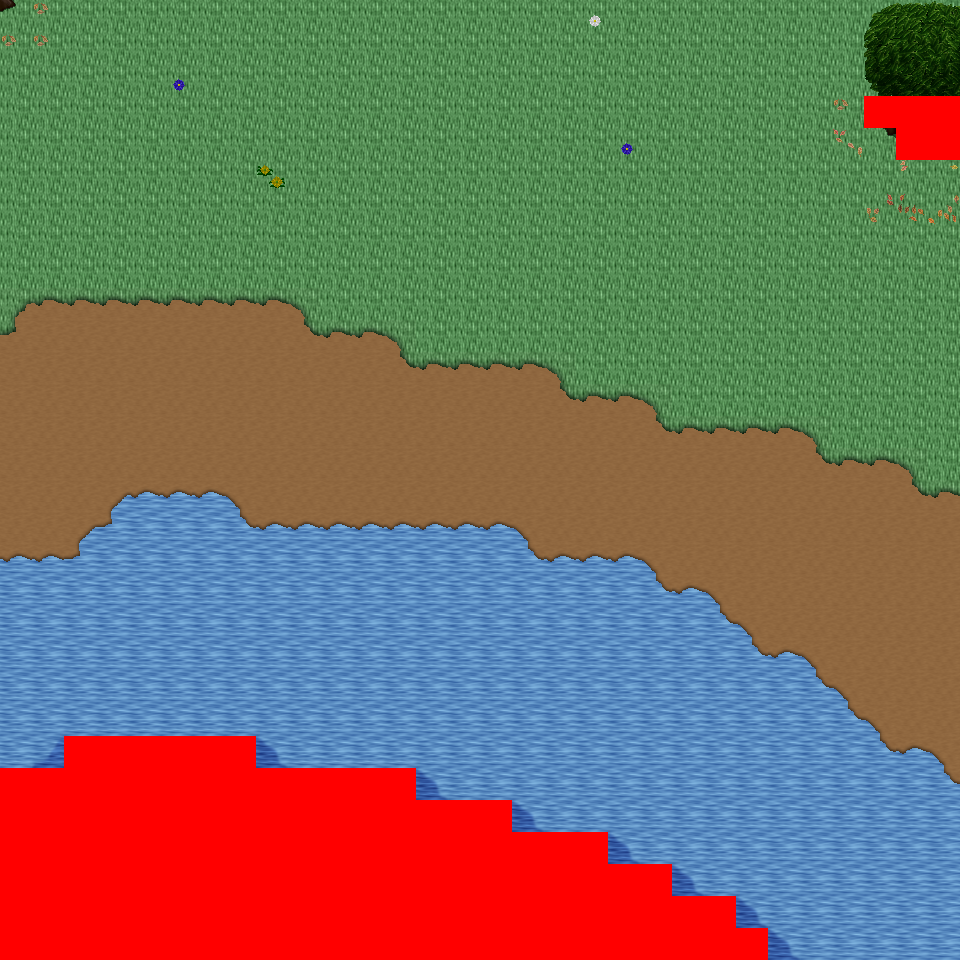

A 2D game scene composited from a Tiled map and its tileset images. What follows is a short description and the map's XML, with each tile layer's data collapsed to a summary:
An orthogonal 30x30 tile map with 32x32 px tiles, 6 tile layers (Ground, Object, Object2, Above, ...), 42 tilesets and 5 objects (5x mapExit).

<map version="1.0" orientation="orthogonal" renderorder="right-down" width="30" height="30" tilewidth="32" tileheight="32" nextobjectid="6">
  <tileset firstgid="1" name="tileset_logic_collision" tilewidth="32" tileheight="32" tilecount="1" columns="1">
    <image source="../drawable/tileset_logic_collision.png" width="32" height="32" />
  </tileset>
  <tileset firstgid="2" name="tileset_ground_ground" tilewidth="32" tileheight="32" tilecount="33" columns="3">
    <image source="../drawable/tileset_ground_ground.png" width="96" height="352" />
  </tileset>
  <tileset firstgid="35" name="tileset_building_castle" tilewidth="32" tileheight="32" tilecount="320" columns="20">
    <image source="../drawable/tileset_building_castle.png" width="640" height="512" />
  </tileset>
  <tileset firstgid="355" name="tileset_item_weapon_cannon" tilewidth="32" tileheight="32" tilecount="12" columns="3">
    <image source="../drawable/tileset_item_weapon_cannon.png" width="96" height="128" />
  </tileset>
  <tileset firstgid="367" name="tileset_item_pot_barrels_1" tilewidth="32" tileheight="32" tilecount="8" columns="4">
    <image source="../drawable/tileset_item_pot_barrels_1.png" width="128" height="64" />
  </tileset>
  <tileset firstgid="375" name="tileset_ground_water_pool" tilewidth="32" tileheight="32" tilecount="72" columns="3">
    <image source="../drawable/tileset_ground_water_pool.png" width="96" height="768" />
  </tileset>
  <tileset firstgid="447" name="tileset_ground_earth_edges" tilewidth="32" tileheight="32" tilecount="18" columns="6">
    <image source="../drawable/tileset_ground_earth_edges.png" width="192" height="96" />
  </tileset>
  <tileset firstgid="465" name="tileset_ground_grass_edges" tilewidth="32" tileheight="32" tilecount="36" columns="12">
    <image source="../drawable/tileset_ground_grass_edges.png" width="384" height="96" />
  </tileset>
  <tileset firstgid="501" name="tileset_ground_grass_corners" tilewidth="32" tileheight="32" tilecount="24" columns="6">
    <image source="../drawable/tileset_ground_grass_corners.png" width="192" height="128" />
  </tileset>
  <tileset firstgid="525" name="tileset_plant_tree_tree_darkgreen" tilewidth="32" tileheight="32" tilecount="88" columns="8">
    <image source="../drawable/tileset_plant_tree_tree_darkgreen.png" width="256" height="352" />
  </tileset>
  <tileset firstgid="613" name="tileset_plant_stump_stump_vertical" tilewidth="32" tileheight="32" tilecount="1" columns="1">
    <image source="../drawable/tileset_plant_stump_stump_vertical.png" width="32" height="32" />
  </tileset>
  <tileset firstgid="614" name="tileset_building_decoration_pool" tilewidth="32" tileheight="32" tilecount="9" columns="3">
    <image source="../drawable/tileset_building_decoration_pool.png" width="96" height="96" />
  </tileset>
  <tileset firstgid="623" name="tileset_plant_vine" tilewidth="32" tileheight="32" tilecount="3" columns="1">
    <image source="../drawable/tileset_plant_vine.png" width="32" height="96" />
  </tileset>
  <tileset firstgid="626" name="tileset_plant_flower_leafy_daisy_red" tilewidth="32" tileheight="32" tilecount="8" columns="2">
    <image source="../drawable/tileset_plant_flower_leafy_daisy_red.png" width="64" height="128" />
  </tileset>
  <tileset firstgid="634" name="tileset_plant_flower_daisy_blue" tilewidth="32" tileheight="32" tilecount="8" columns="2">
    <image source="../drawable/tileset_plant_flower_daisy_blue.png" width="64" height="128" />
  </tileset>
  <tileset firstgid="642" name="tileset_plant_flower_daisy_white" tilewidth="32" tileheight="32" tilecount="8" columns="2">
    <image source="../drawable/tileset_plant_flower_daisy_white.png" width="64" height="128" />
  </tileset>
  <tileset firstgid="650" name="tileset_plant_flower_leafy_daisy_yellow" tilewidth="32" tileheight="32" tilecount="8" columns="2">
    <image source="../drawable/tileset_plant_flower_leafy_daisy_yellow.png" width="64" height="128" />
  </tileset>
  <tileset firstgid="658" name="tileset_plant_flower_foxgloves" tilewidth="32" tileheight="32" tilecount="4" columns="2">
    <image source="../drawable/tileset_plant_flower_foxgloves.png" width="64" height="64" />
  </tileset>
  <tileset firstgid="662" name="tileset_plant_tree_locust_tree" tilewidth="32" tileheight="32" tilecount="20" columns="4">
    <image source="../drawable/tileset_plant_tree_locust_tree.png" width="128" height="160" />
  </tileset>
  <tileset firstgid="682" name="tileset_furniture_chair_bench_iron" tilewidth="32" tileheight="32" tilecount="4" columns="2">
    <image source="../drawable/tileset_furniture_chair_bench_iron.png" width="64" height="64" />
  </tileset>
  <tileset firstgid="686" name="tileset_item_statue_seahorse" tilewidth="32" tileheight="32" tilecount="12" columns="4">
    <image source="../drawable/tileset_item_statue_seahorse.png" width="128" height="96" />
  </tileset>
  <tileset firstgid="698" name="tileset_building_decoration_chimney_brown_stacks" tilewidth="32" tileheight="32" tilecount="2" columns="1">
    <image source="../drawable/tileset_building_decoration_chimney_brown_stacks.png" width="32" height="64" />
  </tileset>
  <tileset firstgid="700" name="tileset_plant_flower_small_flower_bed_2" tilewidth="32" tileheight="32" tilecount="12" columns="3">
    <image source="../drawable/tileset_plant_flower_small_flower_bed_2.png" width="96" height="128" />
  </tileset>
  <tileset firstgid="712" name="tileset_plant_flower_flower_bed_1" tilewidth="32" tileheight="32" tilecount="35" columns="7">
    <image source="../drawable/tileset_plant_flower_flower_bed_1.png" width="224" height="160" />
  </tileset>
  <tileset firstgid="747" name="tileset_plant_flower_pointed_yellow" tilewidth="32" tileheight="32" tilecount="2" columns="2">
    <image source="../drawable/tileset_plant_flower_pointed_yellow.png" width="64" height="32" />
  </tileset>
  <tileset firstgid="749" name="tileset_plant_flower_red_white" tilewidth="32" tileheight="32" tilecount="16" columns="4">
    <image source="../drawable/tileset_plant_flower_red_white.png" width="128" height="128" />
  </tileset>
  <tileset firstgid="765" name="tileset_building_decoration_chimney" tilewidth="32" tileheight="32" tilecount="2" columns="1">
    <image source="../drawable/tileset_building_decoration_chimney.png" width="32" height="64" />
  </tileset>
  <tileset firstgid="767" name="tileset_furniture_light_lamp_blue" tilewidth="32" tileheight="32" tilecount="3" columns="1">
    <image source="../drawable/tileset_furniture_light_lamp_blue.png" width="32" height="96" />
  </tileset>
  <tileset firstgid="770" name="tileset_light_dim_light_7x5" tilewidth="32" tileheight="32" tilecount="35" columns="7">
    <image source="../drawable/tileset_light_dim_light_7x5.png" width="224" height="160" />
  </tileset>
  <tileset firstgid="805" name="tileset_plant_tree_fall_trees" tilewidth="32" tileheight="32" tilecount="40" columns="8">
    <image source="../drawable/tileset_plant_tree_fall_trees.png" width="256" height="160" />
  </tileset>
  <tileset firstgid="845" name="tileset_logic_item_resources" tilewidth="32" tileheight="32" tilecount="6" columns="6">
    <image source="../drawable/tileset_logic_item_resources.png" width="192" height="32" />
  </tileset>
  <tileset firstgid="851" name="tileset_logic_item_mushroom" tilewidth="32" tileheight="32" tilecount="6" columns="6">
    <image source="../drawable/tileset_logic_item_mushroom.png" width="192" height="32" />
  </tileset>
  <tileset firstgid="857" name="tileset_logic_creature_animal" tilewidth="32" tileheight="32" tilecount="32" columns="8">
    <image source="../drawable/tileset_logic_creature_animal.png" width="256" height="128" />
  </tileset>
  <tileset firstgid="889" name="tileset_plant_leaves" tilewidth="32" tileheight="32" tilecount="8" columns="4">
    <image source="../drawable/tileset_plant_leaves.png" width="128" height="64" />
  </tileset>
  <tileset firstgid="897" name="tileset_plant_flower_planted_containers" tilewidth="32" tileheight="32" tilecount="16" columns="4">
    <image source="../drawable/tileset_plant_flower_planted_containers.png" width="128" height="128" />
  </tileset>
  <tileset firstgid="913" name="tileset_building_decoration_banner" tilewidth="32" tileheight="32" tilecount="12" columns="1">
    <image source="../drawable/tileset_building_decoration_banner.png" width="32" height="384" />
  </tileset>
  <tileset firstgid="925" name="tileset_building_cottage" tilewidth="32" tileheight="32" tilecount="256" columns="16">
    <image source="../drawable/tileset_building_cottage.png" width="512" height="512" />
  </tileset>
  <tileset firstgid="1181" name="tileset_logic_portal" tilewidth="32" tileheight="32" tilecount="24" columns="8">
    <image source="../drawable/tileset_logic_portal.png" width="256" height="96" />
  </tileset>
  <tileset firstgid="1205" name="tileset_building_door_doors" tilewidth="32" tileheight="32" tilecount="256" columns="16">
    <image source="../drawable/tileset_building_door_doors.png" width="512" height="512" />
  </tileset>
  <tileset firstgid="1461" name="tileset_building_roof_thatched_roof" tilewidth="32" tileheight="32" tilecount="256" columns="16">
    <image source="../drawable/tileset_building_roof_thatched_roof.png" width="512" height="512" />
  </tileset>
  <tileset firstgid="1717" name="tileset_building_window_windows" tilewidth="32" tileheight="32" tilecount="256" columns="16">
    <image source="../drawable/tileset_building_window_windows.png" width="512" height="512" />
  </tileset>
  <tileset firstgid="1973" name="tileset_ground_ground_3" tilewidth="32" tileheight="32" tilecount="5" columns="5">
    <image source="../drawable/tileset_ground_ground_3.png" width="160" height="32" />
  </tileset>
  <layer name="Ground" width="30" height="30">
    <data>[900 cells, 900 non-empty, 8 distinct tile ids]</data>
  </layer>
  <layer name="Object" width="30" height="30">
    <data>[900 cells, 89 non-empty, 20 distinct tile ids]</data>
  </layer>
  <layer name="Object2" width="30" height="30">
    <data>[900 cells, 10 non-empty, 7 distinct tile ids]</data>
  </layer>
  <layer name="Above" width="30" height="30">
    <data>[900 cells, 9 non-empty, 9 distinct tile ids]</data>
  </layer>
  <layer name="Above2" width="30" height="30">
    <data>[900 cells, 0 non-empty, 0 distinct tile ids]</data>
  </layer>
  <layer name="Walkable" width="30" height="30">
    <data>[900 cells, 127 non-empty, 1 distinct tile ids]</data>
  </layer>
  <objectgroup name="MapEvents">
    <object id="1" name="north" type="mapExit" x="0" y="0" width="960" height="32">
      <properties>
        <property name="map" value="level_0_x1_y61" />
        <property name="x" value="0" />
        <property name="y" value="28" />
      </properties>
    </object>
    <object id="2" name="south" type="mapExit" x="768" y="928" width="192" height="32">
      <properties>
        <property name="map" value="level_0_x1_y63" />
        <property name="x" value="24" />
        <property name="y" value="1" />
      </properties>
    </object>
    <object id="3" name="west" type="mapExit" x="0" y="0" width="32" height="768">
      <properties>
        <property name="map" value="level_0_x0_y62" />
        <property name="x" value="28" />
        <property name="y" value="0" />
      </properties>
    </object>
    <object id="4" name="east" type="mapExit" x="928" y="0" width="32" height="96">
      <properties>
        <property name="map" value="level_0_x2_y62" />
        <property name="x" value="1" />
        <property name="y" value="0" />
      </properties>
    </object>
    <object id="5" name="east2" type="mapExit" x="928" y="160" width="32" height="800">
      <properties>
        <property name="map" value="level_0_x2_y62" />
        <property name="x" value="1" />
        <property name="y" value="5" />
      </properties>
    </object>
  </objectgroup>
</map>
